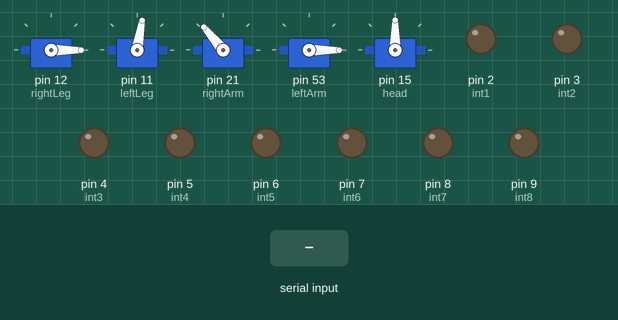
This sketch was run on a simulated Arduino Mega 2560, built with avr-gcc and run on an emulated ATmega2560. On the bench: 5 × servo, output pins drawn as LEDs (lit = HIGH). The test bench sets the inputs (shaded band).

Above: at 1.2 s.
1.3 s: "b" received over Serial
At 1.8 s:
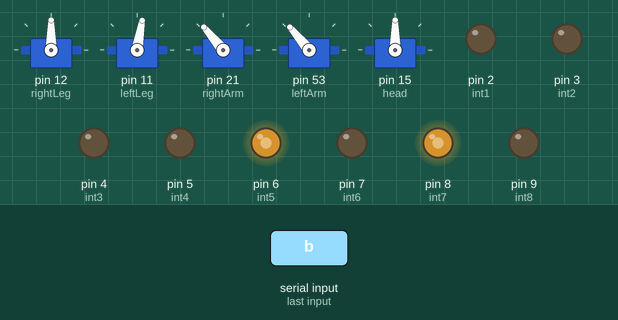
4.3 s: "e" received over Serial
At 5.3 s:
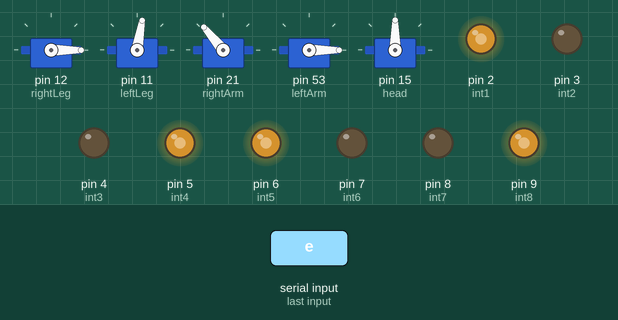
5.8 s: "m" received over Serial
At 6.4 s:
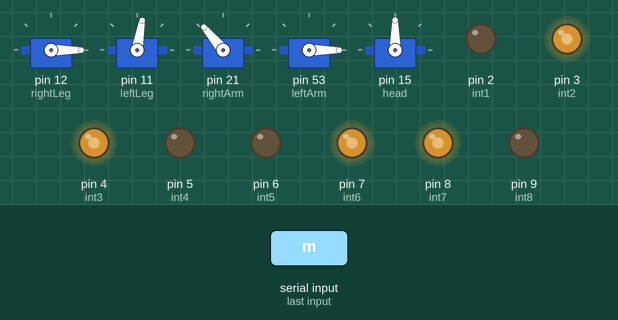
7.3 s: "n" received over Serial
At 8.1 s:
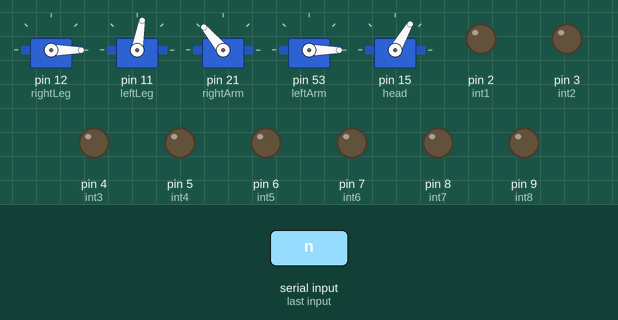
10.3 s: "g" received over Serial
At 11.0 s:
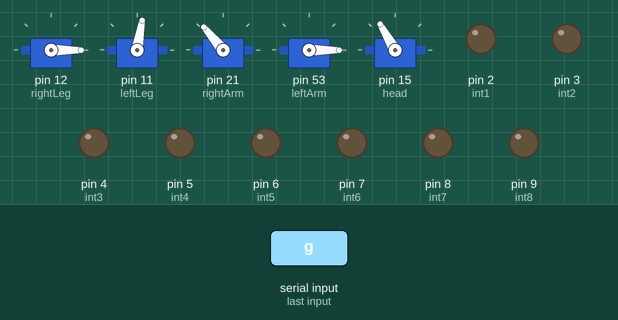
11.8 s: "u" received over Serial
At 12.2 s:
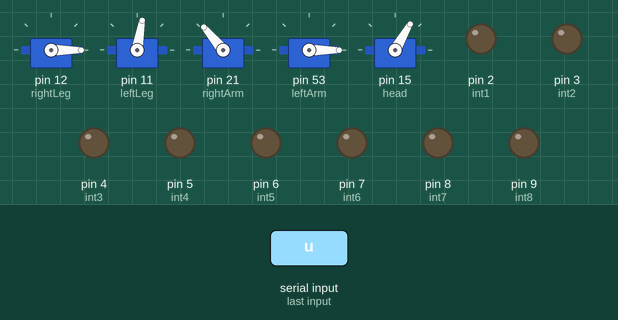
Timing chart, 0 to 14.3 s (numbered marks = the images above; inputs shaded):
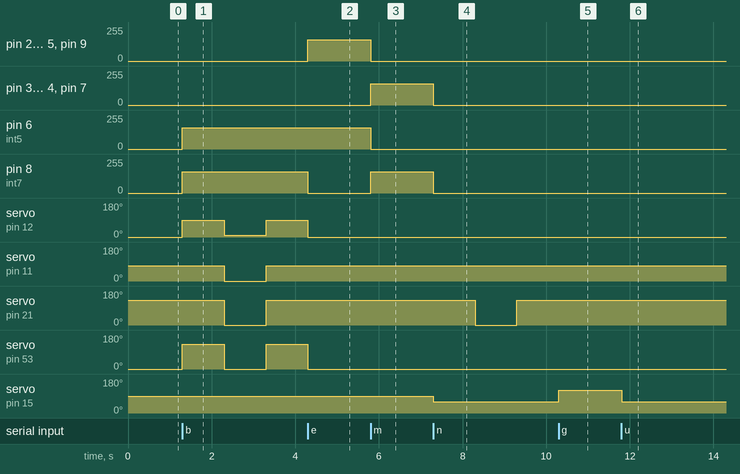

The sketch:

sidprollyfin.ino
```cpp
#include <Servo.h>

Servo rightLeg;
Servo leftLeg;
Servo rightArm;
Servo leftArm;
Servo head;

int int1 = 2;
int int2 = 3;
int int3 = 4;
int int4 = 5;
int int5 = 6;
int int6 = 7;
int int7 = 8;
int int8 = 9;

int low = 0;
int high = 160;

int headValue = constrain(headValue, 50, 130);

char openMV;
char OAKD;

long last1 = micros();

void setup(){
  Serial.begin(9600);
  rightLeg.attach(12);
  leftLeg.attach(11);
  rightArm.attach(21);
  leftArm.attach(53);
  head.attach(15);

  headValue = 90;
  head.write(headValue);

  pinMode(int1, OUTPUT);
  pinMode(int2, OUTPUT);
  pinMode(int3, OUTPUT);
  pinMode(int4, OUTPUT);
  pinMode(int5, OUTPUT);
  pinMode(int6, OUTPUT);
  pinMode(int7, OUTPUT);
  pinMode(int8, OUTPUT);
}

void loop(){
  if(openMV == 'a'){
    return;
  }

  if(Serial.available()){
    OAKD = Serial.read();
  }

  switch(OAKD){
    // OAKD
    case 'e': // cara a la derecha
      turnRight();
      servoStop();
      break;
    case 'm': // cara a la izquierda
      turnLeft();
      servoStop;
      break;
    case 'b': // cara al centro
      t1200();
      servoMovement();
      break;
    case 'n': // cerca de la cara
      wait();
      sayHi();
    case 'u':
      lookUp();
      break;
    case 'g':
      lookDown();
      break;
    case 'z':
      lookStraight();
      break;

    default:
      wait();
      servoStop();
      break;
  }
}

bool moved = false;
void servoMovement(){
  if(micros()-last1 > 1000000 && !moved){
    moved = true;
    last1 = micros();
    leftLeg.write(80);
    rightLeg.write(90);
    leftArm.write(130);
    rightArm.write(130);
  }
  if(micros()-last1 > 1000000 && moved){
    last1 = micros();
    moved = false;
    leftLeg.write(0); //leg bends
    rightLeg.write(10); //leg straight
    leftArm.write(0); //arm straights
    rightArm.write(0); //arm bends
  }

}

void servoStop(){
  leftLeg.write(80);
  rightLeg.write(0);
  leftArm.write(0); //arm bends
  rightArm.write(130); //arm straights
}

void sayHi(){
  if(micros()-last1 > 1000000 && !moved){
    moved = true;
    last1 = micros();
    leftLeg.write(80);
    rightLeg.write(0);
    leftArm.write(0);
    rightArm.write(0);
  }
  if(micros()-last1 > 1000000 && moved){
    moved = false;
    last1 = micros();
    leftLeg.write(80);
    rightLeg.write(0);
    leftArm.write(0);
    rightArm.write(130);
  }
}

void lookUp(){
  head.write(headValue - 30);
}

void lookStraight(){
  head.write(headValue);
}

void lookDown(){
  head.write(headValue + 30);
}

void t1200(){
  analogWrite(int1, low);
  analogWrite(int2, low);
  analogWrite(int3, low);
  analogWrite(int4, low);
  analogWrite(int5, high);
  analogWrite(int6, low);
  analogWrite(int7, high);
  analogWrite(int8, low);

}

void turnLeft(){
  analogWrite(int1, low);
  analogWrite(int2, high);
  analogWrite(int3, high);
  analogWrite(int4, low);
  analogWrite(int5, low);
  analogWrite(int6, high);
  analogWrite(int7, high);
  analogWrite(int8, low);

}

void turnRight(){
  analogWrite(int1, high);
  analogWrite(int2, low);
  analogWrite(int3, low);
  analogWrite(int4, high);
  analogWrite(int5, high);
  analogWrite(int6, low);
  analogWrite(int7, low);
  analogWrite(int8, high);

}

void wait(){
  analogWrite(int1, low);
  analogWrite(int2, low);
  analogWrite(int3, low);
  analogWrite(int4, low);
  analogWrite(int5, low);
  analogWrite(int6, low);
  analogWrite(int7, low);
  analogWrite(int8, low);

}
```

Measured:
- after the input at 1.3 s, pin 6 (int5), pin 8 (int7): 0/255 → 160/255 at once
- after the input at 4.3 s, pin 2 (int1), pin 5 (int4): 0/255 → 160/255 at once
- after the input at 5.8 s, pin 2 (int1), pin 5 (int4), pin 6 (int5), pin 9 (int8): 160/255 → 0/255 at once; pin 3 (int2), pin 4 (int3), pin 7 (int6), pin 8 (int7): 0/255 → 160/255 at once
- after the input at 7.3 s, pin 3 (int2), pin 4 (int3), pin 7 (int6), pin 8 (int7): 160/255 → 0/255 at once; servo on pin 21 (rightArm): 130° → 0° after 1.0 s, → 130° 1.0 s later; servo on pin 15 (head): 90° → 60° at once
- after the input at 10.3 s, servo on pin 21 (rightArm): stays 130° (without the input it goes to 0° after 0.00 s); servo on pin 15 (head): 60° → 120° at once
- after the input at 11.8 s, servo on pin 15 (head): 120° → 60° at once
